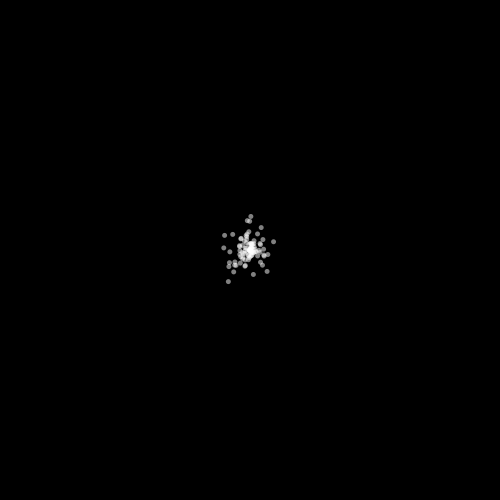
Frame 1 (no input)
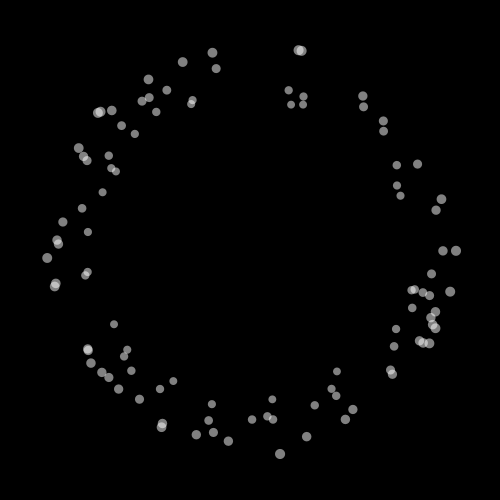
Frame 60 (the mouse pressed at the canvas centre just before this capture)
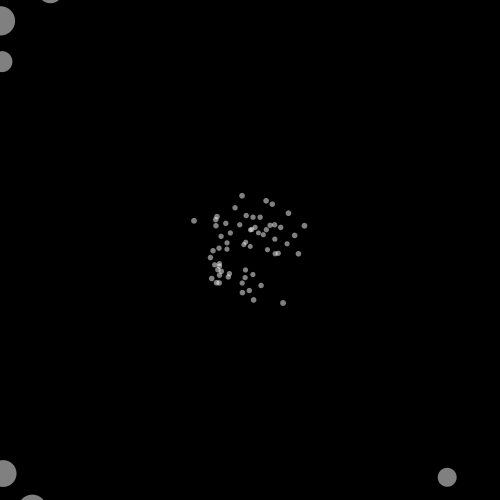
Frame 120 (the mouse held since frame 60 and released just before this capture)

The Processing sketch that drew these frames (run headless with seeded random() and noise(); from frame 60 on, the mouse is pressed at the canvas centre):

// Processing sketch: snowflakes
// ── snowflakes.pde
class Snowflake {
  static final float NOISE_AMPLITUDE = 100f;

  // Instance constants
  float radialStep;
  float noiseStep;
  float angle;

  // State arguments
  float radialPos;
  float noiseOff;
  
  Snowflake() {
    radialStep = random(2.5, 3.5);
    noiseStep = random(0.007, 0.012);
    angle = random(0, 2*PI);
     
    radialPos = 0;
    noiseOff = random(0, 9999);
  }

  void update() {
    radialPos += radialStep;
    noiseOff += noiseStep;
  }

  void draw() {
    float x = this.radialPos;
    float y = (noise(this.noiseOff) - 0.5) * NOISE_AMPLITUDE;
    float rotatedX = x * cos(angle) - y * sin(angle);
    float rotatedY = y * cos(angle) + x * sin(angle);
    noStroke();
    fill(255, 255, 255, 128);
    float b = 0.2;
    float a = -6.0f / (35*350f);
    float r = 1f / (a * this.radialPos + b);
    circle(rotatedX, rotatedY, r);
  }
}

Snowflake[] snowflakes = new Snowflake[100];

void setup() {
  size(500, 500);
  background(0);
  
  for (int i = 0; i < snowflakes.length; i++) {
    snowflakes[i] = new Snowflake(); 
  }
}

void draw() {
  translate(width/2, height/2);
  background(0);

  for (int i = 0; i < snowflakes.length; i++) {
    snowflakes[i].draw();
    snowflakes[i].update();
    
    if (snowflakes[i].radialPos > width * 0.7) {
      snowflakes[i] = new Snowflake();
    }
  }
}
